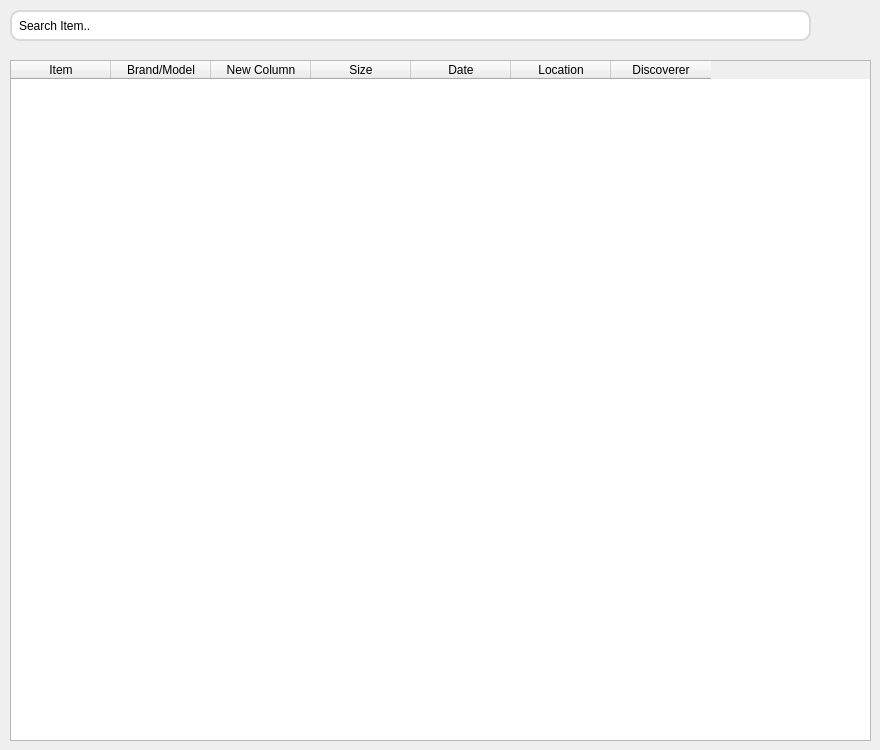
           <widget class="QWidget" name="tab">
            <attribute name="title">
             <string>Lost Items</string>
            </attribute>
            <widget class="QTableWidget" name="lostItems">
             <property name="geometry">
              <rect>
               <x>10</x>
               <y>60</y>
               <width>861</width>
               <height>681</height>
              </rect>
             </property>
             <column>
              <property name="text">
               <string>Item</string>
              </property>
             </column>
             <column>
              <property name="text">
               <string>Brand/Model</string>
              </property>
             </column>
             <column>
              <property name="text">
               <string>New Column</string>
              </property>
             </column>
             <column>
              <property name="text">
               <string>Size</string>
              </property>
             </column>
             <column>
              <property name="text">
               <string>Date</string>
              </property>
             </column>
             <column>
              <property name="text">
               <string>Location</string>
              </property>
             </column>
             <column>
              <property name="text">
               <string>Discoverer</string>
              </property>
             </column>
            </widget>
            <widget class="QLineEdit" name="lineEdit_8">
             <property name="geometry">
              <rect>
               <x>10</x>
               <y>10</y>
               <width>801</width>
               <height>31</height>
              </rect>
             </property>
             <property name="styleSheet">
              <string notr="true">QLineEdit {
    border: 2px solid #D9D9D9;
    border-radius: 10px;
    padding: 5px;
    background-color: white;
}</string>
             </property>
             <property name="text">
              <string>Search Item..</string>
             </property>
            </widget>
            <widget class="QLabel" name="label_5">
             <property name="geometry">
              <rect>
               <x>780</x>
               <y>20</y>
               <width>16</width>
               <height>16</height>
              </rect>
             </property>
             <property name="text">
              <string/>
             </property>
             <property name="pixmap">
              <pixmap resource="resources.qrc">:/icons/icons/search.svg</pixmap>
             </property>
             <property name="scaledContents">
              <bool>true</bool>
             </property>
            </widget>
           </widget>
